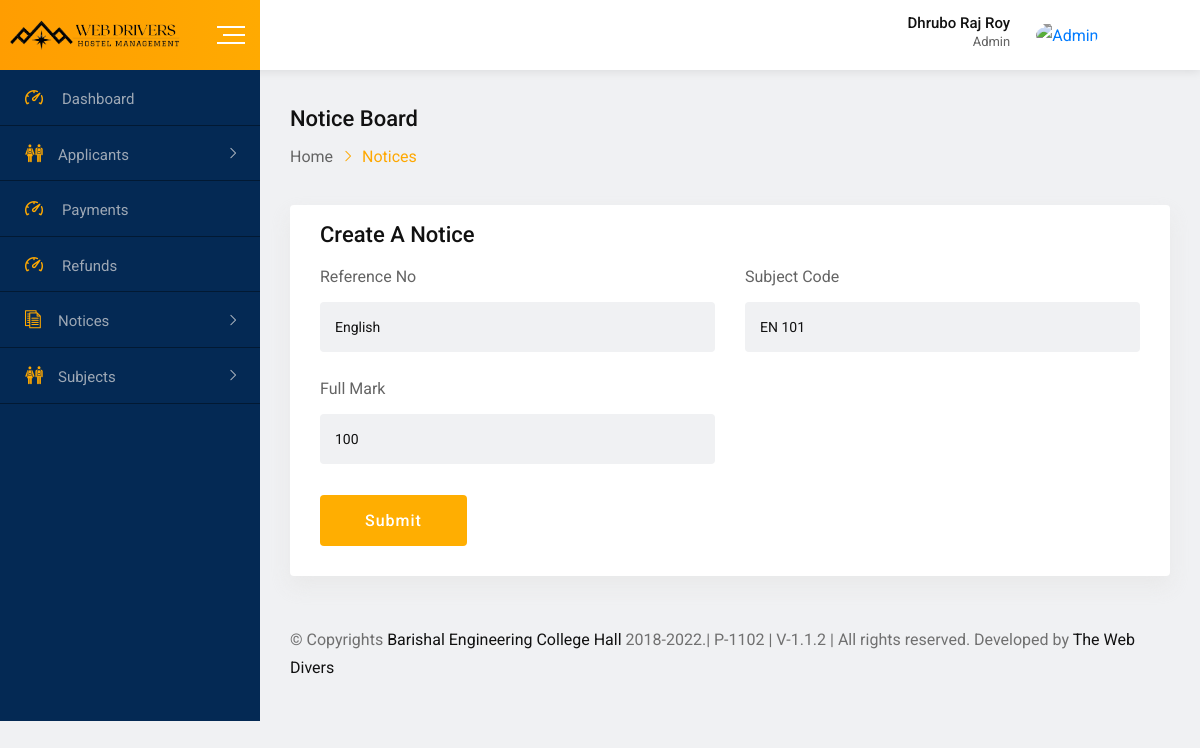
Page /webadmin/manage_subjects?id=3 (signed in) on the committed database.
### tables this page shows
CREATE TABLE `subjects` (
  `id` int(11) NOT NULL,
  `name` varchar(50) NOT NULL,
  `sub_code` varchar(50) NOT NULL,
  `full_mark` varchar(50) NOT NULL,
  `status` int(2) NOT NULL
);

### inc/function.inc.php (called while the page is built, shortened)
<?php
function get_safe_value($str){
	global $con;
	$str=mysqli_real_escape_string($con,$str);
	return $str;
}
	?>

### webadmin/manage_subjects.php (the view, shortened to what this page needs)
<?php include("header.php");
$name="";
$sub_code="";
$full_mark="";
if(isset($_GET['id']) && $_GET['id']>0){
	$id=get_safe_value($_GET['id']);
    $res=mysqli_query($con,"select * from `subjects` where id='$id'");
    if(mysqli_num_rows($res)>0){
        $row=mysqli_fetch_assoc($res);
        $name=$row['name'];
        $sub_code=$row['sub_code'];
        $full_mark=$row['full_mark'];
    }else{
        $_SESSION['PERMISSION_ERROR']=1;
        redirect("index.php");
    }
}
?>
<div class="dashboard-content-one">
    <div class="breadcrumbs-area">
        <h3>Notice board</h3>
        <ul>
            <li>
                <a href="index.php">Home</a>
            </li>
            <li>Notices </li>
        </ul>
    </div>
    <div class="row">
        <div class="col-4-xxxl col-12">
            <div class="card height-auto">
                <div class="card-body">
                    <div class="heading-layout1">
                        <div class="item-title">
                            <h3>Create A Notice</h3>
                        </div>
                    </div>
                    <form id="validate" class="new-added-form" method="post">
                        <div class="row">
                            <div class="col-12-xxxl col-lg-6 col-12 form-group">
                                <label>Reference No</label>
                                <input type="text" required placeholder="" class="form-control" name="name" id="name"
                                    value="<?php echo $name?>">
                            </div>
                            <div class="col-12-xxxl col-lg-6 col-12 form-group">
                                <label>Subject Code</label>
                                <input type="text" required placeholder="" class="form-control" name="sub_code" id="sub_code"
                                    value="<?php echo $sub_code?>">
                            </div>
                            <div class="col-12-xxxl col-lg-6 col-12 form-group">
                                <label>Full Mark</label>
                                <input type="text" required placeholder="" class="form-control" name="full_mark" id="full_mark"
                                    value="<?php echo $full_mark?>" min="0" max="100">
                            </div>
                            <div class="col-12 form-group mg-t-8">
                                <input type="submit" class="btn-fill-lg btn-gradient-yellow btn-hover-bluedark"
                                    name="submit">
                            </div>
                        </div>
                    </form>
                </div>
            </div>
        </div>
    </div>
    <?php include("footer.php")?>

### webadmin/header.php (shortened to what this page needs)
<?php
   require('../inc/connection.inc.php');
   require('../inc/function.inc.php');
   ?>
<!doctype html>
<html class="no-js" lang="">
   <head>
      <link rel="stylesheet" href="css/normalize.css">
      <link rel="stylesheet" href="css/main.css">
      <link rel="stylesheet" href="css/bootstrap.min.css">
      <link rel="stylesheet" href="css/all.min.css">
      <link rel="stylesheet" href="fonts/flaticon.css">
      <link rel="stylesheet" href="css/fullcalendar.min.css">
      <link rel="stylesheet" href="css/animate.min.css">
      <link rel="stylesheet" href="css/select2.min.css">
      <link rel="stylesheet" href="css/jquery.dataTables.min.css">
      <link rel="stylesheet" href="css/datepicker.min.css">
      <link rel="stylesheet" href="https://cdnjs.cloudflare.com/ajax/libs/font-awesome/6.1.2/css/fontawesome.min.css" />
      <link href="https://cdn.jsdelivr.net/npm/summernote@0.8.18/dist/summernote-bs4.min.css" rel="stylesheet">
      <link rel="stylesheet" href="css/toastr.min.css">
      <link rel="stylesheet" href="css/style.css">
      <link rel="stylesheet" href="css/custom.css">
      <link rel="stylesheet" href="css/invoice.css">
   </head>
   <body>
      <div id="wrapper" class="wrapper bg-ash">
      <div class="navbar navbar-expand-md header-menu-one bg-light">
         <div class="nav-bar-header-one">
            <div class="header-logo">
               <a href="index.php">
               <img src="img/logo.png" alt="logo" width="172px">
               </a>
            </div>
            <div class="toggle-button sidebar-toggle">
               <button type="button" class="item-link">
               <span class="btn-icon-wrap">
               <span></span>
               <span></span>
               <span></span>
               </span>
               </button>
            </div>
         </div>
         <div class="header-main-menu collapse navbar-collapse" id="mobile-navbar">
            <ul class="navbar-nav">
               <li class="navbar-item header-search-bar">
                  <div class="input-group stylish-input-group">
                     <span class="input-group-addon">
                     </span>
                  </div>
               </li>
            </ul>
            <?php
               $uid=$_SESSION['ADMIN_ID'];
               $sql="select * from `admin` where id='$uid'";
               $row=mysqli_fetch_assoc(mysqli_query($con,$sql));
               ?>
            <ul class="navbar-nav">
               <li class="navbar-item dropdown header-admin">
                  <a class="navbar-nav-link dropdown-toggle" href="#" role="button" data-toggle="dropdown"
                     aria-expanded="false">
                     <div class="admin-title">
                        <h5 class="item-title"><?php echo $row['name']?></h5>
                        <span>Admin</span>
                     </div>
                     <div class="admin-img">
                        <img src="<?php echo STUDENT_IMAGE.$row['image']?>" alt="Admin">
                     </div>
                  </a>
               </li>
               <li class="navbar-item dropdown header-notification">
                  <a class="navbar-nav-link dropdown-toggle" onclick="read_notification('<?php echo time()?>')"
                     role="button" data-toggle="dropdown" aria-expanded="false">
                     <i class="far fa-bell"></i>
                  </a>
               </li>
            </ul>
         </div>
      </div>
      <div class="dashboard-page-one">
      <div class="sidebar-main sidebar-menu-one sidebar-expand-md sidebar-color">
         <div class="sidebar-menu-content">
            <ul class="nav nav-sidebar-menu sidebar-toggle-view">
               <li class="nav-item">
                  <a href="index" class="nav-link <?php ?>">
                     <i class="flaticon-dashboard"></i>
                     <span>Dashboard</span>
                  </a>
               </li>
               <li class="nav-item sidebar-nav-item">
                  <a href="#" class="nav-link"><i class="flaticon-classmates"></i><span>Applicants</span></a>
               </li>
               <li class="nav-item">
                  <a href="payments" class="nav-link <?php ?>">
                     <i class="flaticon-dashboard"></i>
                     <span>Payments</span>
                  </a>
               </li>
               <li class="nav-item">
                  <a href="refunds" class="nav-link <?php ?>">
                     <i class="flaticon-dashboard"></i>
                     <span>Refunds</span>
                  </a>
               </li>
               <li class="nav-item sidebar-nav-item">
                     <a href="#" class="nav-link"><i class="flaticon-script"></i><span>Notices</span></a>
               </li>
               <li class="nav-item sidebar-nav-item">
                  <a href="#" class="nav-link"><i class="flaticon-classmates"></i><span>Subjects</span></a>
               </li>
            </ul>
         </div>
      </div>

### webadmin/css/main.css (style rules this page uses)
html { color: #222; font-size: 1em; line-height: 1.4; }
audio, canvas, iframe, img, svg, video { vertical-align: middle; }

### rows in the picture
subjects: name "English", sub_code "EN 101", full_mark "100"

### other values in the picture
$row['name'] "Dhrubo Raj Roy"
